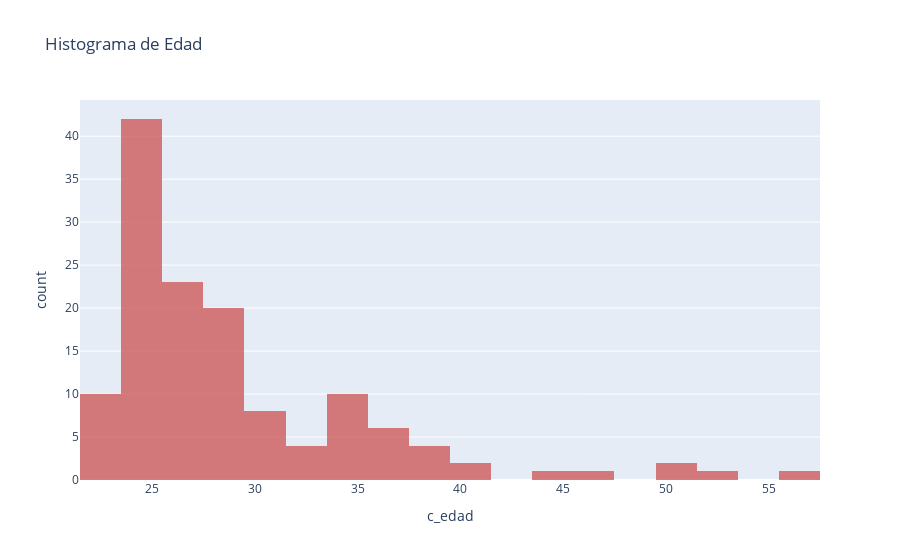

Notebook cell for this chart:
### Markdown cell above
####  <h1 style="color:#9da5f3"> Edad </h1>

### Code cell
fig = px.histogram(df, x="c_edad",
                   title='Histograma de Edad',
                   opacity=0.8,
                   color_discrete_sequence=['indianred'])
fig.show()

### Figure 1 — Plotly figure (JSON) as saved in the notebook; plotly's stock layout.template omitted (floating-point values rounded to 4 significant figures; data arrays with more than 128 entries replaced by an {"elided": "..."} marker saying what was removed)
{"data": [{"alignmentgroup": "True", "bingroup": "x", "hovertemplate": "c_edad=%{x}<br>count=%{y}<extra></extra>", "legendgroup": "", "marker": {"color": "indianred", "opacity": 0.8, "pattern": {"shape": ""}}, "name": "", "offsetgroup": "", "orientation": "v", "showlegend": false, "type": "histogram", "x": {"elided": "135 int values"}, "xaxis": "x", "yaxis": "y"}], "layout": {"barmode": "relative", "legend": {"tracegroupgap": 0}, "title": {"text": "Histograma de Edad"}, "xaxis": {"anchor": "y", "domain": [0, 1], "title": {"text": "c_edad"}}, "yaxis": {"anchor": "x", "domain": [0, 1], "title": {"text": "count"}}}}
